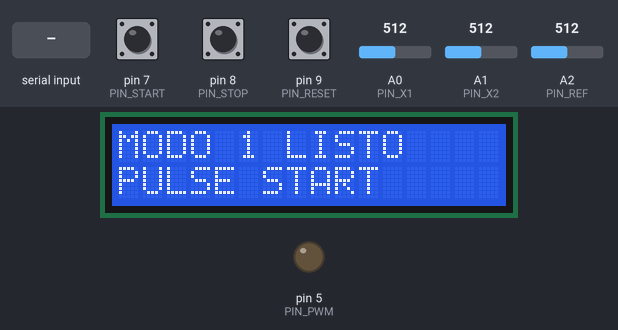
Bench run of a sketch on a simulated Arduino Uno, built with avr-gcc and run on an emulated ATmega328P. Shown: 16×2 character LCD, output pins drawn as LEDs (lit = HIGH). The test bench sets the inputs (shaded band); at power-on: pin 7 (PIN_START) HIGH, A0 (PIN_X1) = 512, A2 (PIN_REF) = 512, A1 (PIN_X2) = 512, pin 8 (PIN_STOP) HIGH, pin 9 (PIN_RESET) HIGH. What the sketch prints to the serial monitor is not drawn.

Above: at 2.1 s.
2.2 s: pin 7 (PIN_START) pulled LOW for 0.15 s
At 3.0 s:
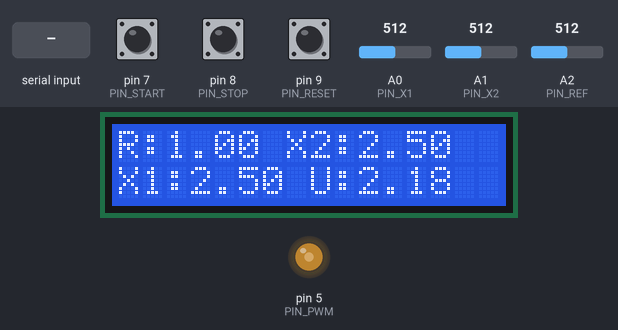
3.9 s: A0 (PIN_X1) set to 306
At 4.8 s:
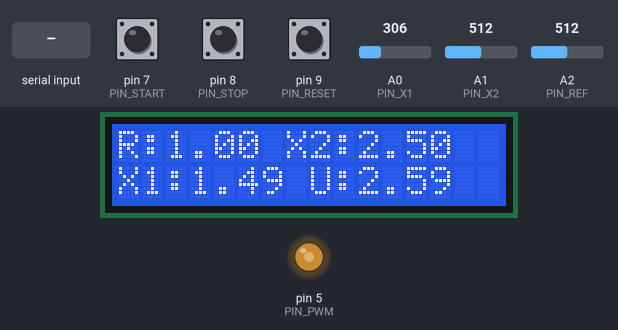
5.5 s: A2 (PIN_REF) set to 122
At 6.2 s:
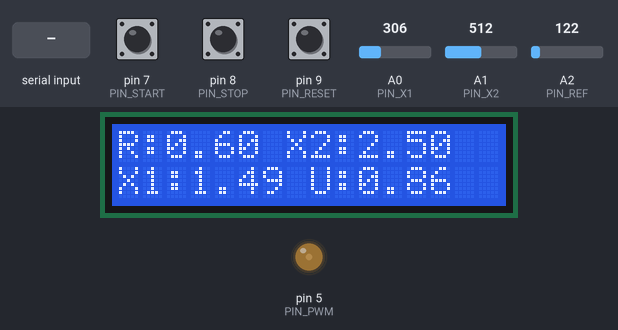
7.0 s: "c,45\n" received over Serial
At 8.2 s:
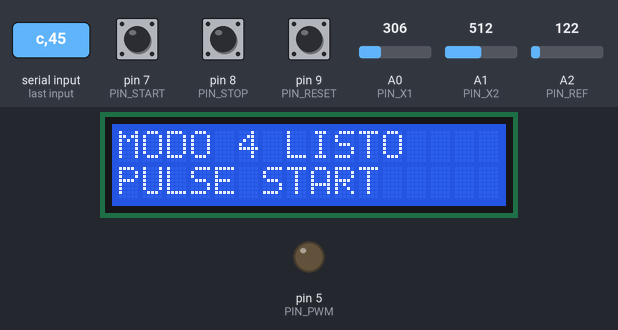
8.5 s: pin 7 (PIN_START) pulled LOW for 1 s
At 10.0 s:
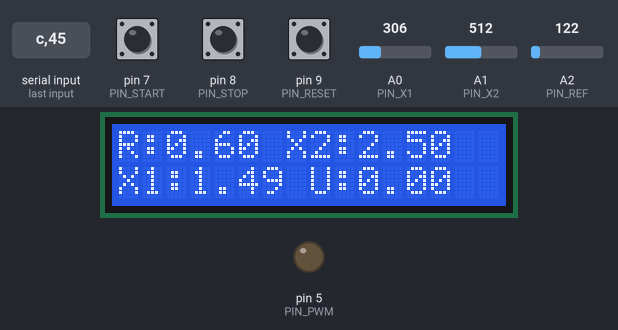
11.0 s: A1 (PIN_X2) set to 0
At 14.8 s:
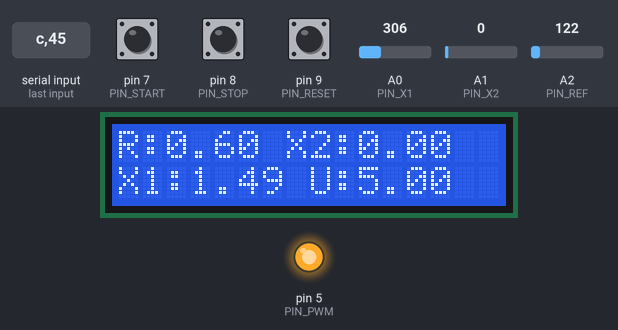
Timing chart, 0 to 15.0 s (numbered marks = the images above; inputs shaded):
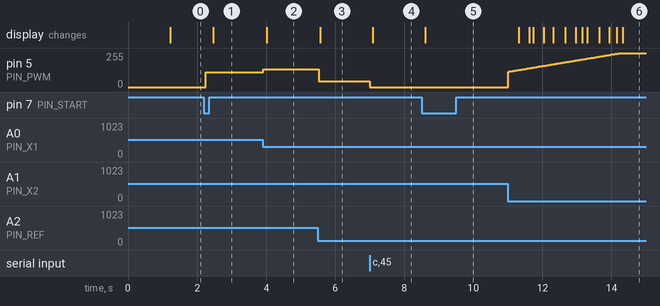

The sketch:

PIA_Control_Optimo_UNO.ino.ino
```cpp
/*
====================================================
 UANL - FIME
 PIA CONTROL OPTIMO
 Arduino UNO - Planta RC de segundo orden

 PLANTA:
 R1 = R2 = R3 = 1 MOhm
 C1 = C2 = 1 uF

 FILTRO PWM:
 R = 1 kOhm
 C = 10 uF

 CONTROLADORES:
 1 = LQR
 2 = Asignacion de polos
 3 = Integral
 4 = LQI

 CONEXIONES:
 PWM   = D5
 X1    = A0
 X2    = A1
 REF   = A2
 START = D7
 STOP  = D8
 RESET = D9

 LCD 16x2:
 RS = D12
 E  = D11
 D4 = D6
 D5 = D4
 D6 = D3
 D7 = D2

 COMUNICACION SERIAL:
 115200 baudios

 FORMATOS:
 PLOT = Graficas en tiempo real
 CSV  = Registro experimental
====================================================
*/

#include <Arduino.h>
#include <LiquidCrystal.h>
#include <math.h>

// ===============================================
// PANTALLA LCD
// ===============================================

LiquidCrystal lcd(12, 11, 6, 4, 3, 2);

// ===============================================
// PINES
// ===============================================

const byte PIN_PWM = 5;

const byte PIN_X1 = A0;
const byte PIN_X2 = A1;
const byte PIN_REF = A2;

const byte PIN_START = 7;
const byte PIN_STOP = 8;
const byte PIN_RESET = 9;

// ===============================================
// PARAMETROS
// ===============================================

const float V_ADC = 4.99f;
const float V_PWM = 5.0f;
const float REF_MAX = 1.0f;

const float TS = 0.020f;

const unsigned long PERIODO_US = 20000UL;
const unsigned long LCD_MS = 250UL;

// ===============================================
// MODOS DE REGISTRO
// ===============================================

enum TipoRegistro {
  REGISTRO_PLOT,
  REGISTRO_CSV
};

TipoRegistro registro = REGISTRO_PLOT;

// ===============================================
// VARIABLES DEL SISTEMA
// ===============================================

// LQR seleccionado inicialmente
byte modo = 1;

bool activo = false;

float integral = 0.0f;

float r = 0.0f;
float x1 = 0.0f;
float x2 = 0.0f;
float u = 0.0f;

int pwm = 0;

unsigned long siguienteUs = 0;
unsigned long ultimoLcdMs = 0;
unsigned long inicioMs = 0;

// ===============================================
// ESTRUCTURA DE BOTONES
// ===============================================

struct Boton {
  byte pin;
  bool lecturaAnterior;
  bool estable;
  unsigned long cambioMs;
};

Boton bStart = {PIN_START, HIGH, HIGH, 0};
Boton bStop  = {PIN_STOP, HIGH, HIGH, 0};
Boton bReset = {PIN_RESET, HIGH, HIGH, 0};

// ===============================================
// DETECCION DE PULSADORES
// ===============================================

bool fuePulsado(Boton &b) {

  bool lectura = digitalRead(b.pin);
  unsigned long ahora = millis();

  if (lectura != b.lecturaAnterior) {
    b.lecturaAnterior = lectura;
    b.cambioMs = ahora;
  }

  if ((ahora - b.cambioMs >= 35UL) &&
      lectura != b.estable) {

    b.estable = lectura;

    return lectura == LOW;
  }

  return false;
}

// ===============================================
// LECTURA ANALOGICA
// ===============================================

float leerVoltaje(byte pin) {

  // Seleccionar canal analogico
  analogRead(pin);

  // Descartar conversiones iniciales
  for (byte i = 0; i < 8; i++) {
    analogRead(pin);
  }

  // Promedio de 16 muestras
  unsigned long suma = 0;

  for (byte i = 0; i < 16; i++) {
    suma += analogRead(pin);
  }

  float promedio = suma / 16.0f;

  return promedio * V_ADC / 1023.0f;
}

// ===============================================
// APAGAR PWM
// ===============================================

void salidaCero() {

  pwm = 0;
  u = 0.0f;

  analogWrite(PIN_PWM, 0);
}

// ===============================================
// GANANCIAS DE CONTROL
// ===============================================

void seleccionarGanancias(
  byte m,
  float &k1,
  float &k2,
  float &ki
) {

  switch (m) {

    case 1:
      // CONTROL LQR
      k1 = 0.41421356f;
      k2 = 0.41421356f;
      ki = 0.0f;
      break;

    case 2:
      // ASIGNACION DE POLOS
      k1 = 1.0f;
      k2 = 1.0f;
      ki = 0.0f;
      break;

    case 3:
      // CONTROL INTEGRAL
      k1 = 0.8f;
      k2 = 2.35f;
      ki = 3.0f;
      break;

    case 4:
      // CONTROL LQI
      k1 = 0.71101988f;
      k2 = 1.17481439f;
      ki = 1.41421356f;
      break;

    default:
      k1 = 0.0f;
      k2 = 0.0f;
      ki = 0.0f;
      break;
  }
}

// ===============================================
// ENCABEZADO CSV
// ===============================================

void encabezadoCSV() {

  Serial.println(
    F("t_ms,modo,r,x1,x2,u,pwm")
  );
}

// ===============================================
// REGISTRO EXPERIMENTAL
// ===============================================

void registrarDatos() {

  if (registro == REGISTRO_PLOT) {

    // Formato compatible con Serial Plotter

    Serial.print(F("REF:"));
    Serial.print(r, 4);

    Serial.print(F("\tX1:"));
    Serial.print(x1, 4);

    Serial.print(F("\tX2:"));
    Serial.print(x2, 4);

    Serial.print(F("\tU:"));
    Serial.println(u, 4);

  }

  else {

    // Formato CSV con tiempo real medido

    Serial.print(millis() - inicioMs);

    Serial.print(',');
    Serial.print(modo);

    Serial.print(',');
    Serial.print(r, 4);

    Serial.print(',');
    Serial.print(x1, 4);

    Serial.print(',');
    Serial.print(x2, 4);

    Serial.print(',');
    Serial.print(u, 4);

    Serial.print(',');
    Serial.println(pwm);
  }
}

// ===============================================
// CAMBIAR FORMATO DE REGISTRO
// ===============================================

void cambiarRegistro(TipoRegistro nuevo) {

  registro = nuevo;

  if (registro == REGISTRO_CSV) {
    encabezadoCSV();
  }
}

// ===============================================
// SELECCIONAR CONTROLADOR
// ===============================================

void cambiarModo(byte nuevoModo) {

  if (nuevoModo < 1 || nuevoModo > 4) {
    return;
  }

  activo = false;

  modo = nuevoModo;

  integral = 0.0f;

  salidaCero();

  if (registro == REGISTRO_CSV) {
    encabezadoCSV();
  }
}

// ===============================================
// INICIAR SISTEMA
// ===============================================

void iniciarSistema() {

  if (modo < 1 || modo > 4) {
    return;
  }

  integral = 0.0f;

  inicioMs = millis();

  activo = true;

  // Encabezado al iniciar una prueba CSV
  if (registro == REGISTRO_CSV) {
    encabezadoCSV();
  }
}

// ===============================================
// DETENER SISTEMA
// ===============================================

void detenerSistema() {

  activo = false;

  salidaCero();
}

// ===============================================
// REINICIAR SISTEMA
// ===============================================

void reiniciarSistema() {

  activo = false;

  integral = 0.0f;

  modo = 1;

  salidaCero();

  if (registro == REGISTRO_CSV) {
    encabezadoCSV();
  }
}

// ===============================================
// COMANDOS DEL MONITOR SERIE
// ===============================================

void gestionarComandos() {

  while (Serial.available() > 0) {

    char c = (char)Serial.read();

    if (c >= '1' && c <= '4') {

      cambiarModo((byte)(c - '0'));

    }

    else if (c == 'p' || c == 'P') {

      cambiarRegistro(REGISTRO_PLOT);

    }

    else if (c == 'c' || c == 'C') {

      cambiarRegistro(REGISTRO_CSV);

    }

    else if (c == 's' || c == 'S') {

      iniciarSistema();

    }

    else if (c == 'x' || c == 'X' || c == '0') {

      detenerSistema();

    }

    else if (c == 'z' || c == 'Z') {

      reiniciarSistema();
    }
  }
}

// ===============================================
// CONTROL DE PULSADORES
// ===============================================

void gestionarBotones() {

  bool reset = fuePulsado(bReset);
  bool stop = fuePulsado(bStop);
  bool start = fuePulsado(bStart);

  if (reset) {

    reiniciarSistema();

  }

  else if (stop) {

    detenerSistema();

  }

  else if (start) {

    iniciarSistema();
  }
}

// ===============================================
// CONTROL DE LA PLANTA
// ===============================================

void controlar() {

  // Lecturas reales de la protoboard
  x1 = leerVoltaje(PIN_X1);
  x2 = leerVoltaje(PIN_X2);
  r = leerVoltaje(PIN_REF);

  r = constrain(r, 0.0f, REF_MAX);

  // ===========================================
  // REFERENCIAS DE EQUILIBRIO
  // ===========================================

  float e1 = x1 - 2.0f * r;
  float e2 = x2 - r;

  // ===========================================
  // GANANCIAS DEL CONTROLADOR
  // ===========================================

  float k1, k2, ki;

  seleccionarGanancias(
    modo,
    k1,
    k2,
    ki
  );

  // ===========================================
  // LEY DE CONTROL
  // ===========================================

  float uLibre =
      3.0f * r
      - k1 * e1
      - k2 * e2
      + ki * integral;

  // ===========================================
  // SATURACION DE VOLTAJE
  // ===========================================

  float uLimitada = constrain(
    uLibre,
    0.0f,
    V_PWM
  );

  // ===========================================
  // CONVERSION A PWM
  // ===========================================

  pwm = constrain(
    (int)roundf(
      255.0f * uLimitada / V_PWM
    ),
    0,
    255
  );

  analogWrite(PIN_PWM, pwm);

  u = V_PWM * pwm / 255.0f;

  // ===========================================
  // CONTROL INTEGRAL CON ANTIWINDUP
  // ===========================================

  float error = r - x2;

  bool satAlta =
      (uLibre > V_PWM && error > 0.0f);

  bool satBaja =
      (uLibre < 0.0f && error < 0.0f);

  if (ki > 0.0f && !satAlta && !satBaja) {

    integral += TS * error;

    integral = constrain(
      integral,
      -3.0f,
      3.0f
    );
  }

  // ===========================================
  // ENVIAR MEDICIONES REALES
  // ===========================================

  registrarDatos();
}

// ===============================================
// PANTALLA LCD
// ===============================================

void mostrarLCD() {

  if (!activo) {

    lcd.setCursor(0, 0);

    lcd.print(F("MODO "));
    lcd.print(modo);
    lcd.print(F(" LISTO      "));

    lcd.setCursor(0, 1);

    lcd.print(F("PULSE START     "));

  }

  else {

    // PRIMERA FILA
    // Referencia y salida X2

    lcd.setCursor(0, 0);

    lcd.print(F("R:"));
    lcd.print(r, 2);

    lcd.print(F(" X2:"));
    lcd.print(x2, 2);

    lcd.print(F("  "));

    // SEGUNDA FILA
    // Estado X1 y accion de control

    lcd.setCursor(0, 1);

    lcd.print(F("X1:"));
    lcd.print(x1, 2);

    lcd.print(F(" U:"));
    lcd.print(u, 2);

    lcd.print(F("  "));
  }
}

// ===============================================
// CONFIGURACION INICIAL
// ===============================================

void setup() {

  pinMode(PIN_PWM, OUTPUT);

  salidaCero();

  pinMode(PIN_START, INPUT_PULLUP);
  pinMode(PIN_STOP, INPUT_PULLUP);
  pinMode(PIN_RESET, INPUT_PULLUP);

  Serial.begin(115200);

  lcd.begin(16, 2);

  lcd.clear();

  lcd.setCursor(0, 0);
  lcd.print(F("PIA CONTROL OPT"));

  lcd.setCursor(0, 1);
  lcd.print(F("Arduino UNO"));

  delay(900);

  // LQR seleccionado inicialmente
  modo = 1;

  // Graficas en tiempo real inicialmente
  registro = REGISTRO_PLOT;

  activo = false;

  integral = 0.0f;

  siguienteUs = micros();

  ultimoLcdMs = millis();
}

// ===============================================
// PROGRAMA PRINCIPAL
// ===============================================

void loop() {

  gestionarComandos();

  gestionarBotones();

  unsigned long ahora = micros();

  if ((long)(ahora - siguienteUs) >= 0) {

    siguienteUs += PERIODO_US;

    if ((long)(micros() - siguienteUs) >= 0) {

      siguienteUs = micros() + PERIODO_US;
    }

    if (activo) {

      controlar();

    }

    else {

      salidaCero();
    }
  }

  if (millis() - ultimoLcdMs >= LCD_MS) {

    ultimoLcdMs = millis();

    mostrarLCD();
  }
}
```

Measured:
- after the input at 2.2 s, pin 5 (PIN_PWM): 0/255 → 111/255 after 0.06 s; the display: changes after 0.27 s (image 1)
- after the input at 3.9 s, pin 5 (PIN_PWM): 111/255 → 132/255 at once; the display: changes after 0.12 s (image 2)
- after the input at 5.5 s, pin 5 (PIN_PWM): 132/255 → 44/255 at once; the display: changes after 0.06 s (image 3)
- after the input at 7.0 s, pin 5 (PIN_PWM): 44/255 → 0/255 at once; the display: changes after 0.09 s (image 4)
- after the input at 8.5 s, the display: changes after 0.11 s (image 5)
- after the input at 11.0 s, pin 5 (PIN_PWM): moves from 0/255 to 255/255 over 3.2 s, starting at once; the display: first changes after 0.32 s (image 6 shows a later state)
